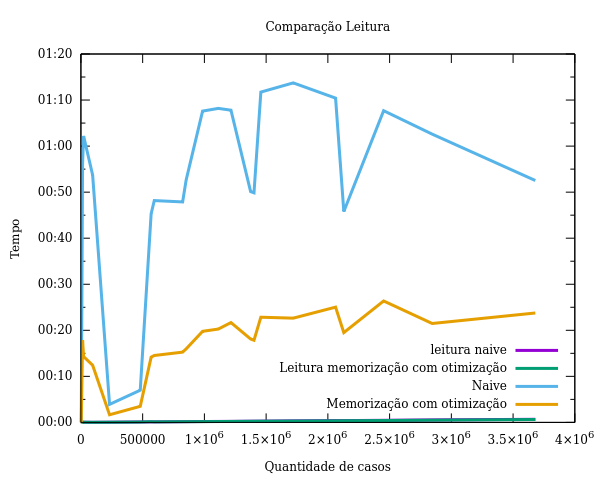

Reproduce this figure in gnuplot.
set datafile separator ','
set ydata time
set timefmt "%s" # specify our time string format



set ylabel "Tempo" # label for the Y axis
set xlabel 'Quantidade de casos' # label for the X axis

set title "Comparação Leitura"
set key bot right
set terminal svg
set output 'leituraComp.svg'
plot './v1/versao1_Lei_2.csv' using 2:5 with lines lw 3 title 'leitura naive' ,'./v4/versao4_Lei_2.csv' using 2:5 with lines lw 3 title "Leitura memorização com otimização",'./v1/versao1.2.csv' using 2:5 with lines lw 3 title "Naive",'./v4/versao4.2.csv' using 2:5 with lines lw 3 title "Memorização com otimização"